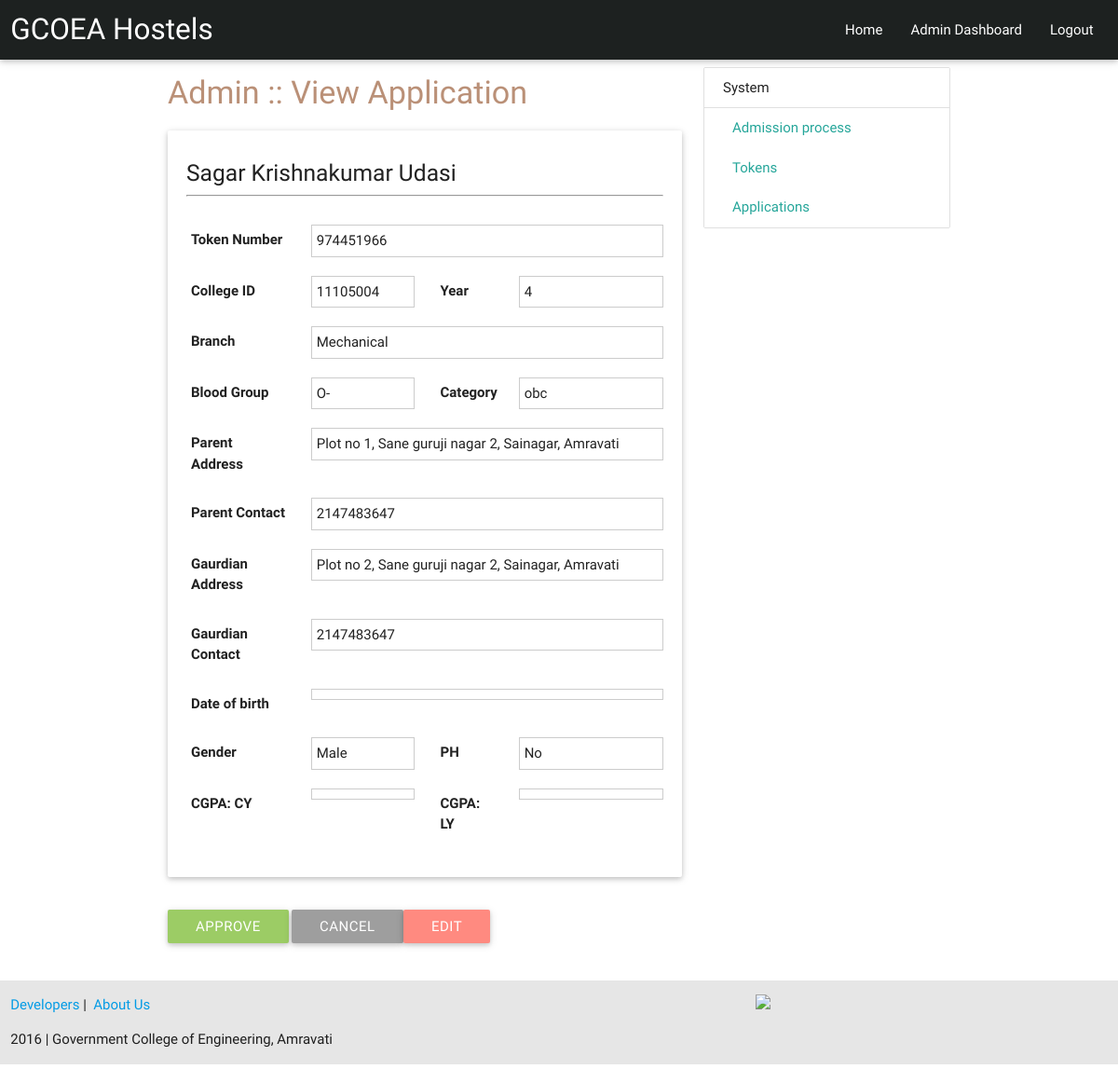
Screenshot of /public/admin/view_application.php?admission_process_id=8 with the database file from the repository.
### tables this page shows
CREATE TABLE `tbl_students` (
  `id` int(10) NOT NULL AUTO_INCREMENT,
  `college_id` varchar(8) NOT NULL,
  `fname` varchar(20) NOT NULL,
  `mname` varchar(20) NOT NULL,
  `lname` varchar(20) NOT NULL,
  `blood_group` varchar(3) DEFAULT NULL,
  `category` int(2) NOT NULL,
  `p_address` text NOT NULL,
  `p_contact` int(10) NOT NULL,
  `p_office_address` text,
  `p_office_contact` int(10) NOT NULL,
  `g_address` text,
  `g_contact` int(10) DEFAULT NULL,
  `branch_id` int(2) NOT NULL,
  `year` int(1) NOT NULL,
  `gender` int(1) NOT NULL,
  `ph` tinyint(4) NOT NULL,
  `is_valid` tinyint(4) NOT NULL,
  `profile_pic` varchar(20) DEFAULT NULL,
  `cgpa` float(4,2) NOT NULL,
  `is_alloted` tinyint(1) DEFAULT NULL,
  PRIMARY KEY (`id`),
  KEY `branch_id` (`branch_id`),
  KEY `category` (`category`),
  CONSTRAINT `tbl_students_ibfk_1` FOREIGN KEY (`branch_id`) REFERENCES `tbl_branches` (`id`),
  CONSTRAINT `tbl_students_ibfk_2` FOREIGN KEY (`category`) REFERENCES `tbl_categories` (`id`)
);

CREATE TABLE `tbl_branches` (
  `id` int(2) NOT NULL AUTO_INCREMENT,
  `branch_name` varchar(30) DEFAULT NULL,
  PRIMARY KEY (`id`)
);

CREATE TABLE `tbl_categories` (
  `id` int(2) NOT NULL AUTO_INCREMENT,
  `category_name` varchar(30) DEFAULT NULL,
  PRIMARY KEY (`id`)
);

### includes/submission.php (called while the page is built, shortened)
<?php
  function get_applications($admission_process_id,$token=null){
    global $conn;
    if($token==null){
      $ay=mysqli_escape_string($conn,$admission_process_id);
      $query="select * from tbl_tokens inner join tbl_students on tbl_tokens.student_id=tbl_students.id inner join tbl_branches on tbl_branches.id=tbl_students.branch_id inner join tbl_categories on tbl_categories.id=tbl_students.category where admission_process_id={$ay} and student_id is not null";
    }
    $result=mysqli_query($conn,$query);
    return $result;
  }
 ?>

### public/admin/view_application.php (the view, shortened to what this page needs)
<!--
<?php
  $result=get_applications($_GET['admission_process_id'],$_GET['token']);
  if(isset($_GET['action'])){
    if($_GET['action']=='edit')
      header("Location: edit.php?token={$_GET['token']}&admission_process_id={$_GET['admission_process_id']}");
    if($_GET['action']=='approve'){
      $r=approve($_GET['admission_process_id'],$_GET['token']);
      $result=get_applications($_GET['admission_process_id'],$_GET['token']);
  }
  if($_GET['action']=='cancel')
    header("Location: applications.php?admission_process_id={$_GET['admission_process_id']}&token={$_GET['token']}&submit=fetch");
  }
?>
--><!DOCTYPE html>
<html>
  <head>
    <link type="text/css" rel="stylesheet" href="../css/materialize.min.css" media="screen,projection">
    <link type="text/css" rel="stylesheet" href="../css/main.css" media="screen,projection">
  </head>
  <body>
    <div id="header" class="row">
      <div id="header-col" class="col s12">
        <nav id="main-nav">
          <div class="nav-wrapper">
            <div class="col s12"><a href="#" class="brand-logo">GCOEA Hostels</a>
              <ul id="nav-mobile" class="right hide-on-med-and-down">
                <li><a href="../home.php">Home</a></li>
                <li><a href="home.php">Admin Dashboard</a></li>
                <li><a href="news_updates.php">Logout    </a></li>
              </ul>
            </div>
          </div>
        </nav>
      </div>
      <div id="content-wrapper" class="container">
        <div class="row">
          <div id="content" class="col s8">
            <h4>Admin :: View Application</h4><?php print_message(); ?>
            <form action="view_application.php" method="get">
              <div class="row">
                <div class="col s12">
                  <?php
                   $va=mysqli_fetch_assoc($result);
                   ?>
                  <div class="card application-form">
                    <div class="card-content">
                      <p class="card-title">
                        <h5 style="color: #222"><?php echo $va['fname']." ".$va['mname']." ".$va['lname']; ?></h5>
                        <hr><br>
                      </p>
                      <div class="row">
                        <div class="col s3"><span class="label">Token Number</span></div>
                        <div class="col s9"><span><?php echo $va['token']; ?></span></div>
                      </div>
                      <div class="row">
                        <div class="col s3"><span class="label">College ID </span></div>
                        <div class="col s3"><span><?php echo $va['college_id']; ?> </span></div>
                        <div class="col s2"><span class="label">Year </span></div>
                        <div class="col s4"><span><?php echo $va['year']; ?></span></div>
                      </div>
                      <div class="row">
                        <div class="col s3"><span class="label">Branch </span></div>
                        <div class="col s9"><span><?php echo $va['branch_name']; ?> </span></div>
                      </div>
                      <div class="row">
                        <div class="col s3"><span class="label">Blood Group</span></div>
                        <div class="col s3"><span><?php echo $va['blood_group']; ?></span></div>
                        <div class="col s2"><span class="label">Category</span></div>
                        <div class="col s4"><span><?php echo $va['category_name']; ?></span></div>
                      </div>
                      <div class="row">
                        <div class="col s3"><span class="label">Parent Address</span></div>
                        <div class="col s9"><span><?php echo $va['p_address']; ?></span></div>
                      </div>
                      <div class="row">
                        <div class="col s3"><span class="label">Parent Contact</span></div>
                        <div class="col s9"><span><?php echo $va['p_contact']; ?></span></div>
                      </div>
                      <div class="row">
                        <div class="col s3"><span class="label">Gaurdian Address</span></div>
                        <div class="col s9"><span><?php echo $va['g_address']; ?></span></div>
                      </div>
                      <div class="row">
                        <div class="col s3"><span class="label">Gaurdian Contact</span></div>
                        <div class="col s9"><span><?php echo $va['g_contact']; ?></span></div>
                      </div>
                      <div class="row">
                        <div class="col s3"><span class="label">Date of birth</span></div>
                        <div class="col s9"><span><?php echo $va['dob']; ?></span></div>
                      </div>
                      <div class="row">
                        <div class="col s3"><span class="label">Gender</span></div>
                        <div class="col s3"><span><?php if($va['gender']==0) echo "Male"; else echo "Female"; ?></span></div>
                        <div class="col s2"><span class="label">PH</span></div>
                        <div class="col s4"><span><?php if($va['ph']==0) echo "No"; else echo "Yes"; ?></span></div>
                      </div>
                      <div class="row">
                        <div class="col s3"><span class="label">CGPA: CY</span></div>
                        <div class="col s3"><span><?php echo $va['exam_curr']; ?></span></div>
                        <div class="col s2"><span class="label">CGPA: LY</span></div>
                        <div class="col s4"><span><?php echo $va['exam_last']; ?></span></div>
                      </div>
                    </div>
                  </div>
                </div>
              </div>
            </form>
            <form action="view_application.php" method="GET">
              <div class="row">
                <div class="col s12">
                  <?php if($va['is_valid']==0) echo '<button type="submit" name="action" value="approve" class="btn waves-effect waves-light light-green lighten-1">Approve</button>'; ?>
                  <button type="submit" name="action" value="cancel" class="btn waves-effect waves-light grey">Cancel</button><?php if($va['is_valid']==0) echo '<button type="submit" name="action" value="edit" class="btn waves-effect waves-light red accent-1">Edit</button>'; ?>
                </div>
              </div>
            </form>
          </div>
          <div id="right-sidebar" class="col s4">
            <ul class="collection with-header">
              <li class="collection-header">System</li>
              <li><a href="new_admission_process.php" class="collection-item">Admission process</a></li>
              <li><a href="generate_tokens.php" class="collection-item">Tokens</a></li>
              <li><a href="applications.php" class="collection-item">Applications</a></li>
            </ul>
            <div style="background: url('http://gcoea.ac.in/sites/default/files/seal.png'); background-repeat: no-repeat; opacity: 0.2; width:112px; height: 112px; margin-left: auto; margin-right: auto;"></div>
          </div>
        </div>
      </div>
      <div id="footer" class="row">
        <div class="col s8">
          <p><a href="">Developers</a>&nbsp;|&nbsp; <a href="">About Us</a></p>
          <p>2016 | Government College of Engineering, Amravati</p>
        </div>
        <div class="col s4">
          <p><img src="http://gcoea.ac.in/sites/default/files/gcoea_foot_2.png"></p>
        </div>
      </div>
    </div>
  </body>
</html>

### public/css/main.css (style rules this page uses)
body { background-color: #fff; }
#header #header-col { padding: 0px; }
#content { min-height: 800px; }
#main-nav { background-color: #1d2120; }
#content h1, h2, h3, h4, h5, h6 { color: #ba9077; }
#footer { margin-bottom: 0px; background-color: #e6e6e6; border-top: #666666; }
.application-form span { font-weight: normal; padding: 5px; display: block; border: solid 1px #cccccc; }
.application-form span.label { font-weight: bold; border: none; }

### rows the page displays
tbl_students: fname "Sagar", mname "Krishnakumar", lname "Udasi", college "11105004", year "4", blood_group "O-", p_address "Plot no 1, Sane guruji nagar 2, Sainagar, Amravati", p_contact "2147483647", g_address "Plot no 2, Sane guruji nagar 2, Sainagar, Amravati", g_contact "2147483647"
tbl_branches: branch_name "Mechanical"
tbl_categories: category_name "obc"

### other values shown
$va['token'] "974451966"
